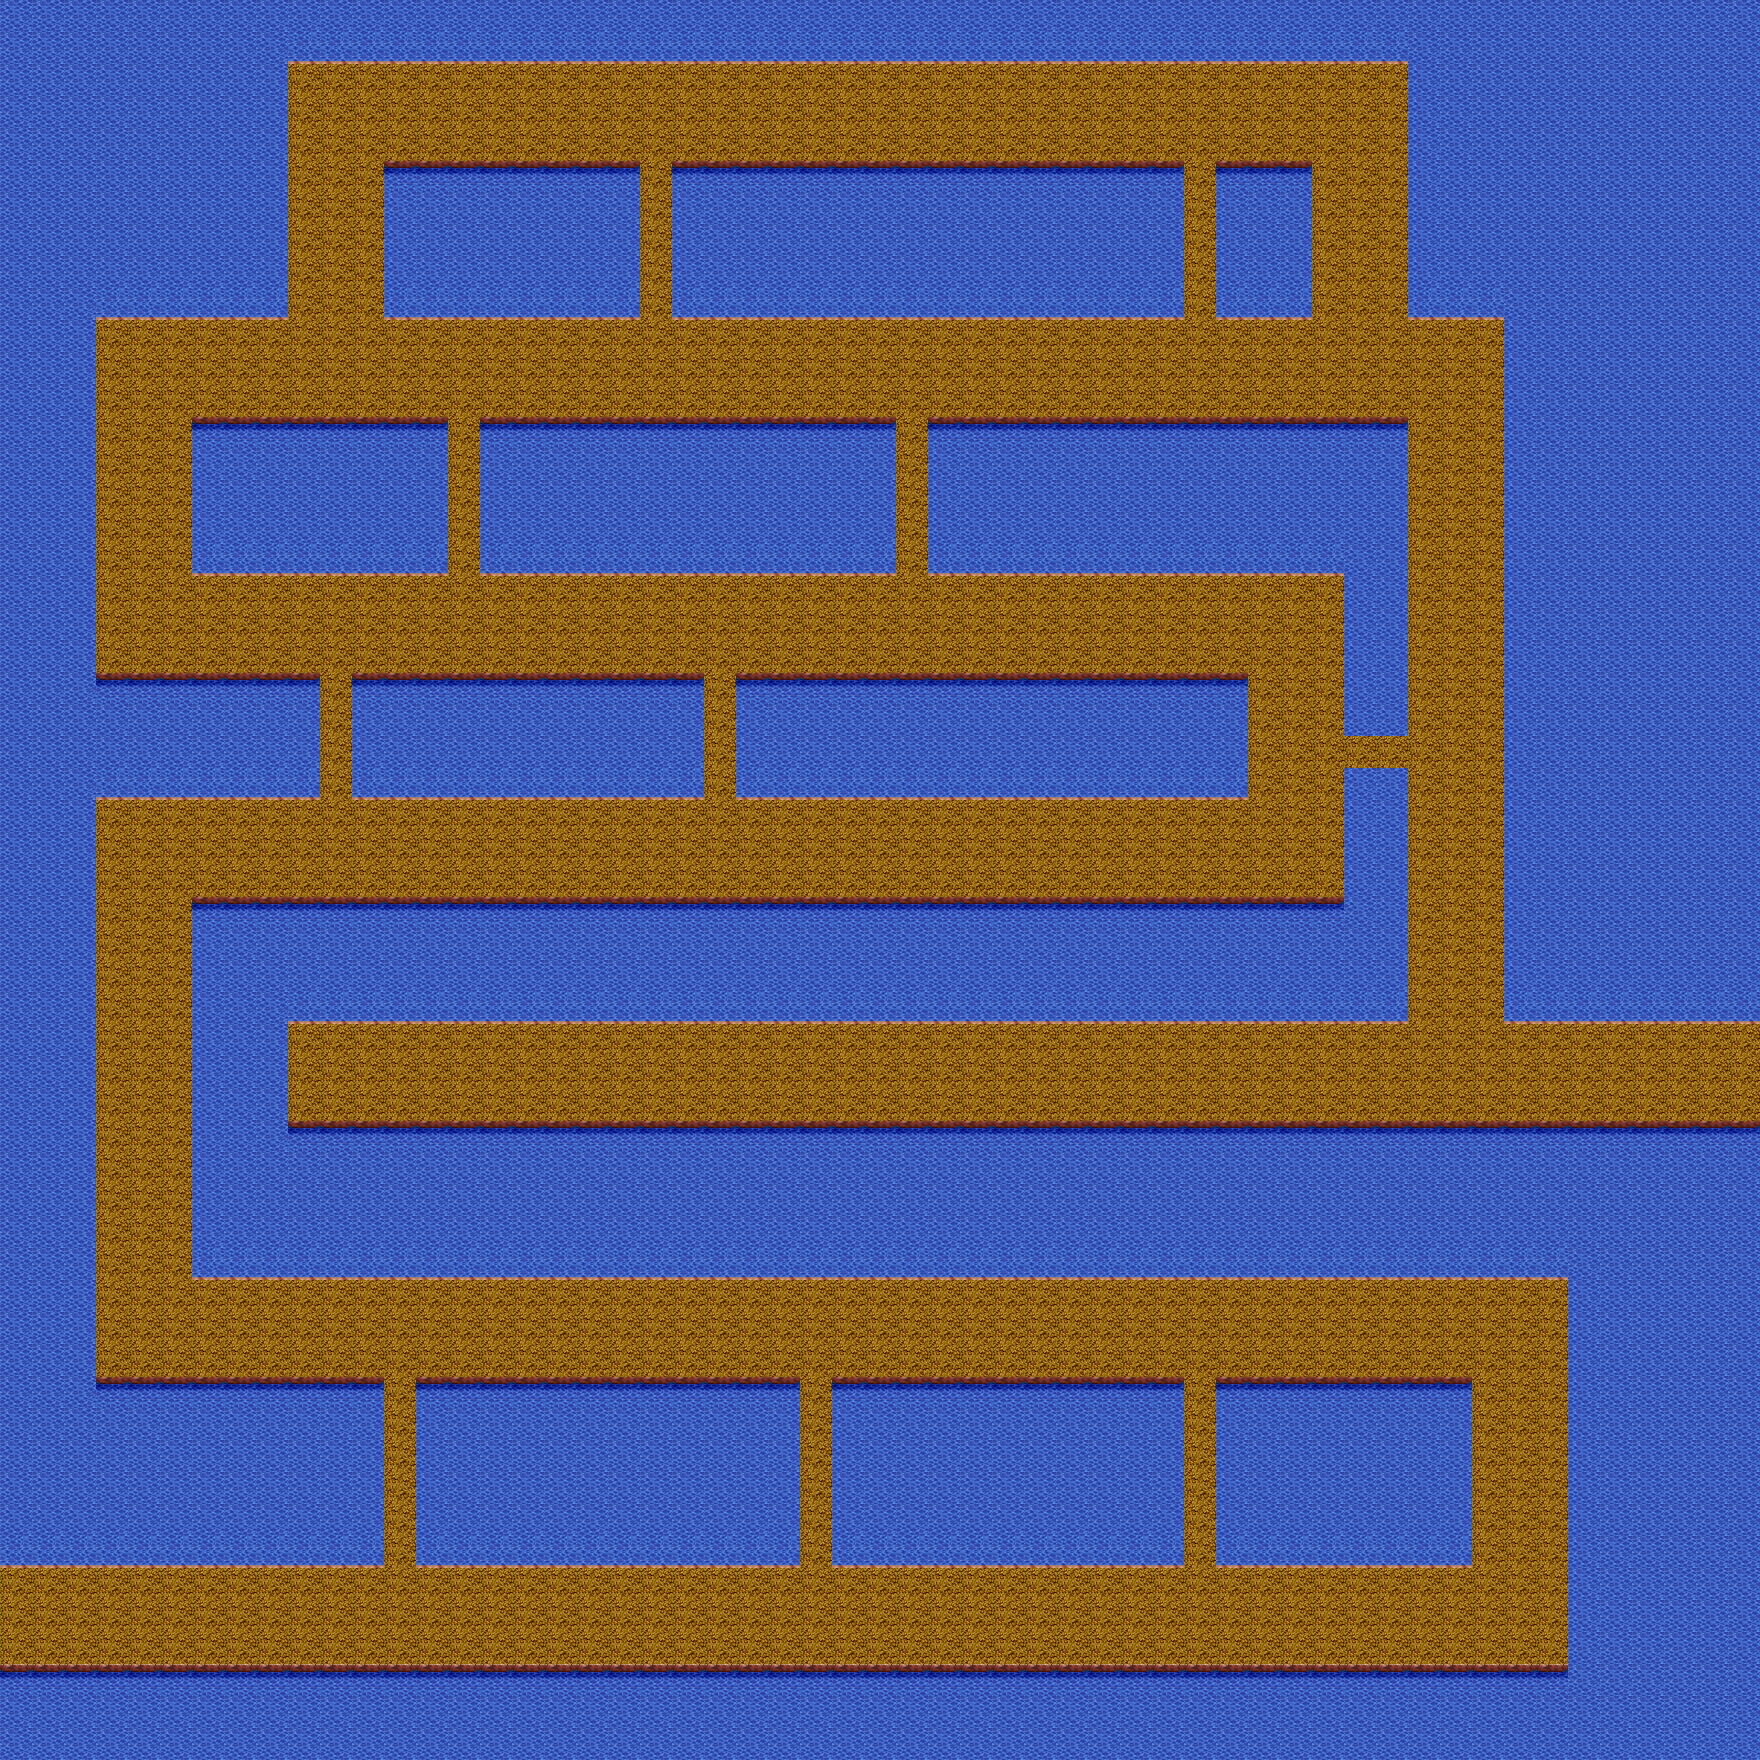

A level layout from a 2D game, rendered from its tile map. Below: a short description, then the map file with tile-grid data replaced by summaries:
An orthogonal 55x55 tile map with 32x32 px tiles, 2 tile layers (background, collision) and 18 objects (12x monsterGroup0, 6x portal).

<map version="1.0" orientation="orthogonal" width="55" height="55" tilewidth="32" tileheight="32">
 <properties>
  <property name="music" value="mario" />
  <property name="name" value="Aisling Downes" />
 </properties>
 <tileset firstgid="1" name="tiles_sheet" tilewidth="32" tileheight="32">
  <image source="tiles_sheet.png" width="960" height="960" />
 </tileset>
 <layer name="background" width="55" height="55">
  <data>[3025 cells, 3025 non-empty, 2 distinct tile ids]</data>
 </layer>
 <layer name="collision" width="55" height="55">
  <data>[3025 cells, 1915 non-empty, 4 distinct tile ids]</data>
 </layer>
 <objectgroup name="portal" width="55" height="55">
  <object name="0" type="portal" x="1728" y="1056" width="32" height="32">
   <properties>
    <property name="toPortal" value="1" />
    <property name="toZone" value="16" />
   </properties>
  </object>
  <object name="1" type="portal" x="0" y="1600" width="32" height="32">
   <properties>
    <property name="toPortal" value="1" />
    <property name="toZone" value="18" />
   </properties>
  </object>
  <object name="0" type="portal" x="1728" y="1024" width="32" height="32">
   <properties>
    <property name="toPortal" value="1" />
    <property name="toZone" value="16" />
   </properties>
  </object>
  <object name="0" type="portal" x="1728" y="1088" width="32" height="32">
   <properties>
    <property name="toPortal" value="1" />
    <property name="toZone" value="16" />
   </properties>
  </object>
  <object name="1" type="portal" x="0" y="1632" width="32" height="32">
   <properties>
    <property name="toPortal" value="1" />
    <property name="toZone" value="18" />
   </properties>
  </object>
  <object name="1" type="portal" x="0" y="1568" width="32" height="32">
   <properties>
    <property name="toPortal" value="1" />
    <property name="toZone" value="18" />
   </properties>
  </object>
 </objectgroup>
 <objectgroup name="npcs" width="55" height="55" />
 <objectgroup name="monsters" width="55" height="55">
  <object name="monsterGroup0" x="1024" y="640" width="33" height="33">
   <properties>
    <property name="battleMapID" value="0" />
    <property name="groupID" value="0" />
    <property name="level" value="1" />
    <property name="monsters" value="Caracal1,Vagrant3,Dustling3,Dustling3,Dustling3" />
   </properties>
  </object>
  <object name="monsterGroup0" x="1312" y="96" width="33" height="33">
   <properties>
    <property name="battleMapID" value="0" />
    <property name="groupID" value="0" />
    <property name="level" value="1" />
    <property name="monsters" value="Wheeley0,Shield2,Axe3,Vagrant3" />
   </properties>
  </object>
  <object name="monsterGroup0" x="1248" y="832" width="33" height="33">
   <properties>
    <property name="battleMapID" value="0" />
    <property name="groupID" value="0" />
    <property name="level" value="1" />
    <property name="monsters" value="Vagrant3,Vagrant3,Nightshade0,Nightshade0" />
   </properties>
  </object>
  <object name="monsterGroup0" x="1344" y="1344" width="33" height="33">
   <properties>
    <property name="battleMapID" value="0" />
    <property name="groupID" value="0" />
    <property name="level" value="1" />
    <property name="monsters" value="Wheeley0,Shield2,Caracal1,Axe3,Vagrant3" />
   </properties>
  </object>
  <object name="monsterGroup0" x="1184" y="1056" width="33" height="33">
   <properties>
    <property name="battleMapID" value="0" />
    <property name="groupID" value="0" />
    <property name="level" value="1" />
    <property name="monsters" value="Wheeley0,Wheeley0,Caracal1,Axe3,Vagrant3" />
   </properties>
  </object>
  <object name="monsterGroup0" x="640" y="96" width="33" height="33">
   <properties>
    <property name="battleMapID" value="0" />
    <property name="groupID" value="0" />
    <property name="level" value="1" />
    <property name="monsters" value="Vagrant3,Vagrant3,Wheeley0" />
   </properties>
  </object>
  <object name="monsterGroup0" x="800" y="1312" width="33" height="33">
   <properties>
    <property name="battleMapID" value="0" />
    <property name="groupID" value="0" />
    <property name="level" value="1" />
    <property name="monsters" value="Wheeley0,Vagrant3,Vagrant3,Wheeley0" />
   </properties>
  </object>
  <object name="monsterGroup0" x="96" y="832" width="33" height="33">
   <properties>
    <property name="battleMapID" value="0" />
    <property name="groupID" value="0" />
    <property name="level" value="1" />
    <property name="monsters" value="Wheeley0,Wheeley0,Wheeley0,Dustling3,Dustling3,Dustling3" />
   </properties>
  </object>
  <object name="monsterGroup0" x="128" y="1312" width="33" height="33">
   <properties>
    <property name="battleMapID" value="0" />
    <property name="groupID" value="0" />
    <property name="level" value="1" />
    <property name="monsters" value="Axe3,Shield2,Caracal1,Vagrant3" />
   </properties>
  </object>
  <object name="monsterGroup0" x="128" y="320" width="33" height="33">
   <properties>
    <property name="battleMapID" value="0" />
    <property name="groupID" value="0" />
    <property name="level" value="1" />
    <property name="monsters" value="Wheeley0,Shield2,Caracal1,Axe3,Vagrant3" />
   </properties>
  </object>
  <object name="monsterGroup0" x="1455" y="687" width="33" height="33">
   <properties>
    <property name="battleMapID" value="0" />
    <property name="groupID" value="0" />
    <property name="level" value="1" />
    <property name="monsters" value="Shield2,Caracal1,Axe3,Vagrant3" />
   </properties>
  </object>
  <object name="monsterGroup0" x="911" y="367" width="33" height="33">
   <properties>
    <property name="battleMapID" value="0" />
    <property name="groupID" value="0" />
    <property name="level" value="1" />
    <property name="monsters" value="Caracal1,Caracal1,Caracal1,Caracal1" />
   </properties>
  </object>
 </objectgroup>
</map>
